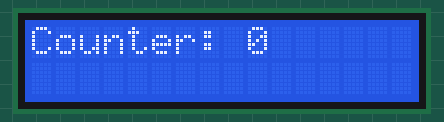
A sketch run on a simulated Arduino Uno, built with avr-gcc and run on an emulated ATmega328P. On the bench: 16×2 character LCD.

Above: at 0.1 s.
At 4.2 s:
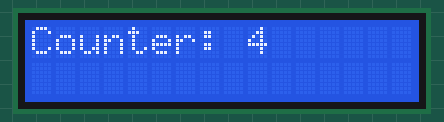
At 9.2 s:
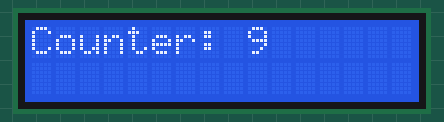
At 19.4 s:
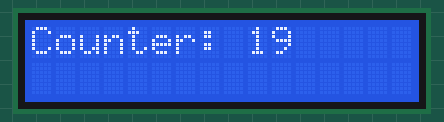
At 28.5 s:
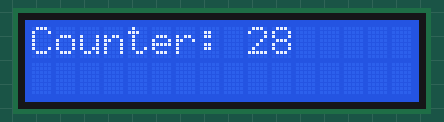
At 38.7 s:
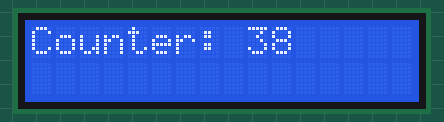

Measured:
- what the display in image 1 shows lasts 1.0 s, from 4.1 s to 5.1 s

The sketch:

ScreenCode.ino
```cpp
#include <Wire.h>
#include <LiquidCrystal_I2C.h>

// Initialize the LCD with I2C address (adjust the address based on the scanner result)
LiquidCrystal_I2C lcd(0x27, 16, 2);  // or use 0x3F if that’s your address

int counter = 0;

void setup() {
  // Start communication with the LCD
  lcd.init();  // Use lcd.init() instead of lcd.begin()
  lcd.backlight();  // Turn on the backlight
}

void loop() {
  // Clear the display
  lcd.clear();

  // Set the cursor to the first row, first column
  lcd.setCursor(0, 0);

  // Print "Counter:" on the first row
  lcd.print("Counter:");

  // Set the cursor to the first row, 9th column (where the counter starts)
  lcd.setCursor(9, 0);

  // Print the counter value
  lcd.print(counter);

  // Increment the counter
  counter++;

  // Delay for 1 second
  delay(1000);
}
```
